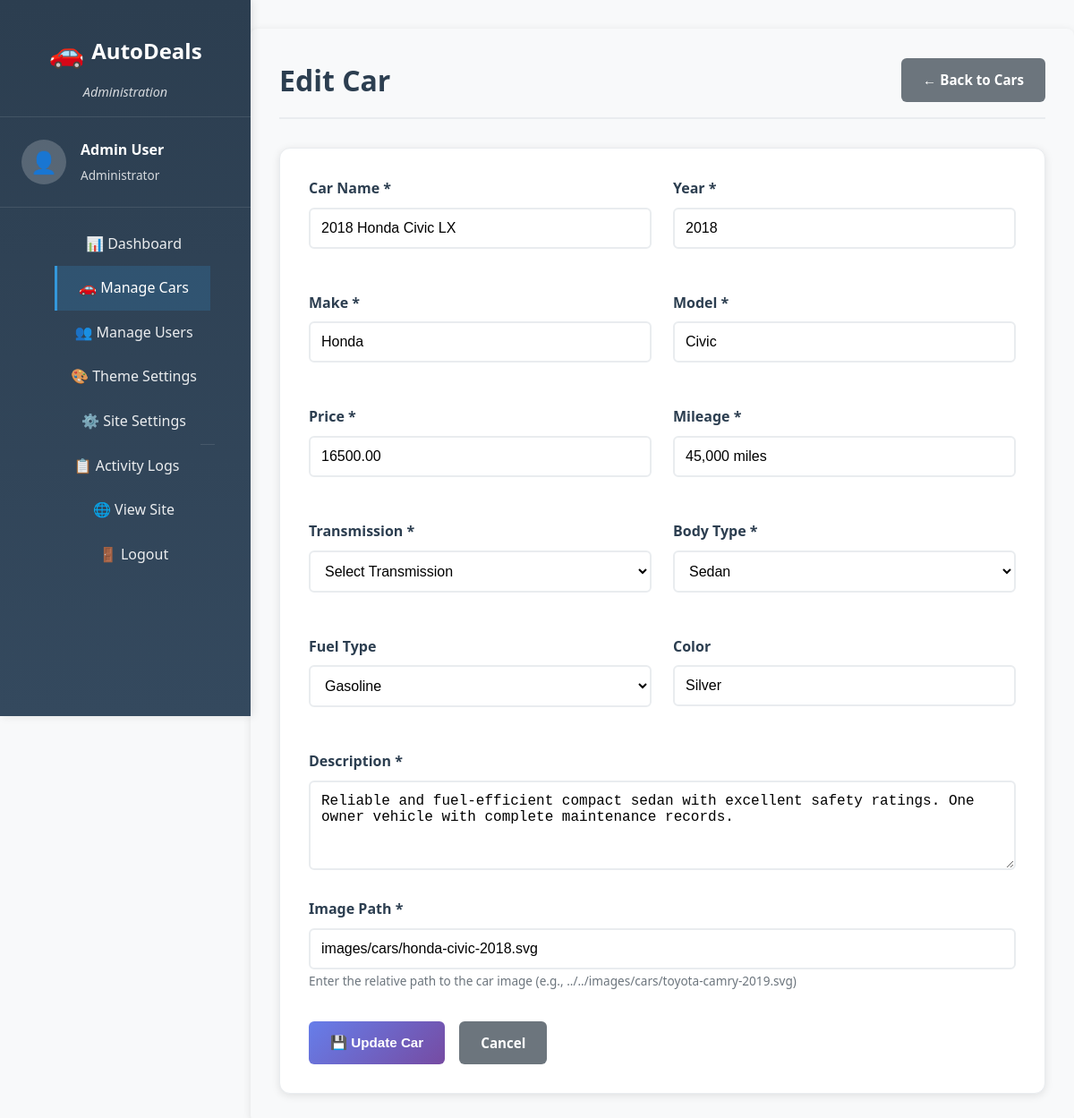
The page /public_html/admin/cars.php?action=edit&id=1 (signed in) on the database as committed earlier.
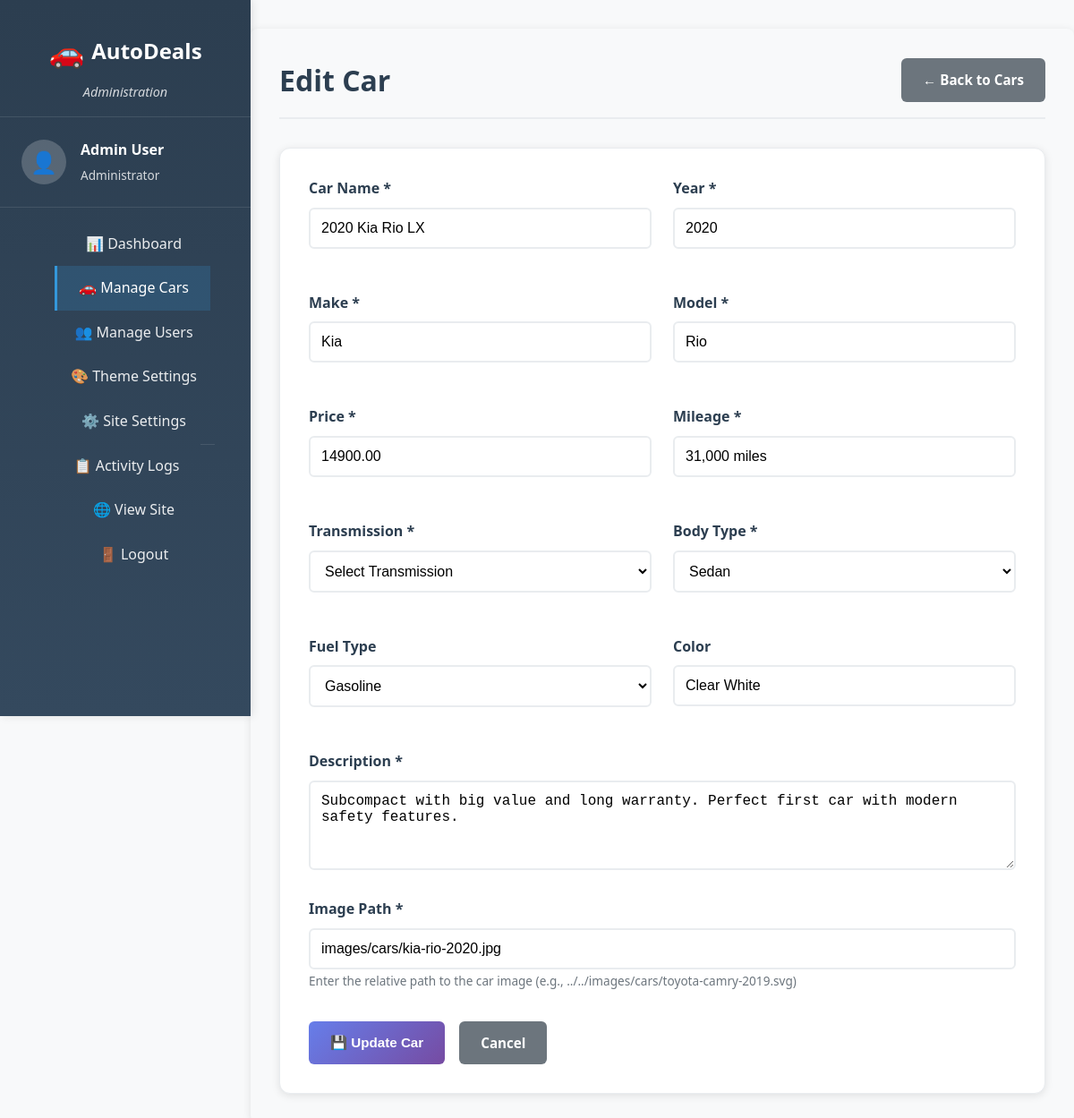
The same page on the database as committed later.
### tables this page shows
CREATE TABLE IF NOT EXISTS cars (
    id INT(11) NOT NULL AUTO_INCREMENT,
    name VARCHAR(255) NOT NULL,
    price DECIMAL(10,2) NOT NULL,
    year INT(4) NOT NULL,
    image VARCHAR(500) NOT NULL,
    description TEXT NOT NULL,
    mileage VARCHAR(50) NOT NULL,
    transmission VARCHAR(50) NOT NULL,
    body_type VARCHAR(50) NOT NULL,
    make VARCHAR(100) NOT NULL,
    model VARCHAR(100) NOT NULL,
    color VARCHAR(50) DEFAULT NULL,
    fuel_type VARCHAR(50) DEFAULT 'Gasoline',
    created_at TIMESTAMP DEFAULT CURRENT_TIMESTAMP,
    updated_at TIMESTAMP DEFAULT CURRENT_TIMESTAMP ON UPDATE CURRENT_TIMESTAMP,
    PRIMARY KEY (id),
    INDEX idx_year (year),
    INDEX idx_price (price),
    INDEX idx_make (make)
);

### php/config.php (called while the page is built, shortened)
<?php
function sanitizeOutput($data) {
    return htmlspecialchars($data, ENT_QUOTES, 'UTF-8');
}
?>

### public_html/admin/cars.php (the view, shortened to what the changed rows need)
<?php
require_once '../../php/config.php';
$cars = [];
$action = $_GET['action'] ?? 'list';
$car_id = intval($_GET['id'] ?? 0);
$page = max(1, intval($_GET['page'] ?? 1));
$editCar = null;
if ($action === 'edit' && $car_id > 0) {
    try {
        $connection = getDatabaseConnection();
        $query = "SELECT * FROM cars WHERE id = ?";
        $stmt = $connection->prepare($query);
        $stmt->bind_param("i", $car_id);
        $stmt->execute();
        $result = $stmt->get_result();
        $editCar = $result->fetch_assoc();
    } catch (Exception $e) {
        error_log("Error getting car for edit: " . $e->getMessage());
        $error_message = "Failed to load car.";
        $action = 'list';
    }
}
$csrf_token = generateCSRFToken();
?>
<!DOCTYPE html>
<html lang="en">
<head>
    <link rel="stylesheet" href="../../css/theme-default.css" id="theme-link">
    <link rel="stylesheet" href="../admin-styles.css">
</head>
<body class="admin-body">
    <div class="admin-layout">
        <main class="admin-main">
            <div class="admin-header">
                <h1>
                    <?php
                    switch ($action) {
                        case 'edit': echo 'Edit Car'; break;
                    }
                    ?>
                </h1>
            </div>
            <?php if ($action === 'list'): ?>
                <div class="admin-section">
                    <div style="display: flex; justify-content: space-between; align-items: center; margin-bottom: 1.5rem;">
                        <h2>Car Inventory (<?php echo number_format($totalCars ?? 0); ?> cars)</h2>
                    </div>
                    <?php if (!empty($cars)): ?>
                        <table class="admin-table">
                            <thead>
                                <tr>
                                    <th>Image</th>
                                    <th>Car Details</th>
                                    <th>Price</th>
                                    <th>Year</th>
                                    <th>Specs</th>
                                    <th>Actions</th>
                                </tr>
                            </thead>
                            <tbody>
                                <?php foreach ($cars as $car): ?>
                                <tr>
                                    <td>
                                        <img src="<?php echo sanitizeOutput($car['image']); ?>"
                                             alt="<?php echo sanitizeOutput($car['name']); ?>"
                                             style="width: 80px; height: 60px; object-fit: cover; border-radius: 4px;">
                                    </td>
                                    <td>
                                        <div style="font-weight: 600; margin-bottom: 0.25rem;">
                                            <?php echo sanitizeOutput($car['name']); ?>
                                        </div>
                                        <div style="color: #6c757d; font-size: 0.9rem;">
                                            <?php echo sanitizeOutput($car['make'] . ' ' . $car['model']); ?>
                                        </div>
                                    </td>
                                    <td>
                                        <span style="font-weight: 600; color: #28a745;">
                                            <?php echo formatPrice($car['price']); ?>
                                        </span>
                                    </td>
                                    <td><?php echo sanitizeOutput($car['year']); ?></td>
                                    <td>
                                        <div style="font-size: 0.85rem; color: #6c757d;">
                                            <?php echo sanitizeOutput($car['mileage']); ?><br>
                                            <?php echo sanitizeOutput($car['transmission']); ?><br>
                                            <?php echo sanitizeOutput($car['body_type']); ?>
                                        </div>
                                    </td>
                                    <td>
                                        <div style="display: flex; gap: 0.5rem;">
                                            <a href="cars.php?action=edit&id=<?php echo $car['id']; ?>"
                                               class="admin-btn admin-btn-sm admin-btn-secondary">
                                                ✏️ Edit
                                            </a>
                                            <form method="POST" style="display: inline;"
                                                  onsubmit="return confirm('Are you sure you want to delete this car? This action cannot be undone.');">
                                                <input type="hidden" name="csrf_token" value="<?php echo $csrf_token; ?>">
                                                <input type="hidden" name="action" value="delete">
                                                <input type="hidden" name="car_id" value="<?php echo $car['id']; ?>">
                                                <button type="submit" class="admin-btn admin-btn-sm admin-btn-danger">
                                                    🗑️ Delete
                                                </button>
                                            </form>
                                        </div>
                                    </td>
                                </tr>
                                <?php endforeach; ?>
                            </tbody>
                        </table>
                        <?php if ($totalPages > 1): ?>
                            <div class="admin-pagination">
                                <?php for ($i = 1; $i <= $totalPages; $i++): ?>
                                    <?php if ($i === $page): ?>
                                        <span class="current"><?php echo $i; ?></span>
                                    <?php else: ?>
                                        <a href="cars.php?page=<?php echo $i; ?>"><?php echo $i; ?></a>
                                    <?php endif; ?>
                                <?php endfor; ?>
                            </div>
                        <?php endif; ?>
                    <?php else: ?>
                        <div style="text-align: center; padding: 3rem; color: #6c757d;">
                            <div style="font-size: 3rem; margin-bottom: 1rem;">🚗</div>
                            <h3>No Cars Found</h3>
                            <p>Start by adding your first car to the inventory.</p>
                            <a href="cars.php?action=add" class="admin-btn admin-btn-primary">Add First Car</a>
                        </div>
                    <?php endif; ?>
                </div>
            <?php elseif ($action === 'add' || $action === 'edit'): ?>
                <form method="POST" class="admin-form">
                    <div class="admin-form-row">
                        <div class="admin-form-group">
                            <label for="name">Car Name *</label>
                            <input type="text" id="name" name="name"
                                   value="<?php echo sanitizeOutput($editCar['name'] ?? ''); ?>" required>
                        </div>
                        <div class="admin-form-group">
                            <label for="year">Year *</label>
                            <input type="number" id="year" name="year" min="1900" max="<?php echo date('Y') + 1; ?>"
                                   value="<?php echo sanitizeOutput($editCar['year'] ?? ''); ?>" required>
                        </div>
                    </div>
                    <div class="admin-form-row">
                        <div class="admin-form-group">
                            <label for="make">Make *</label>
                            <input type="text" id="make" name="make"
                                   value="<?php echo sanitizeOutput($editCar['make'] ?? ''); ?>" required>
                        </div>
                        <div class="admin-form-group">
                            <label for="model">Model *</label>
                            <input type="text" id="model" name="model"
                                   value="<?php echo sanitizeOutput($editCar['model'] ?? ''); ?>" required>
                        </div>
                    </div>
                    <div class="admin-form-row">
                        <div class="admin-form-group">
                            <label for="price">Price *</label>
                            <input type="number" id="price" name="price" min="0" step="0.01"
                                   value="<?php echo sanitizeOutput($editCar['price'] ?? ''); ?>" required>
                        </div>
                        <div class="admin-form-group">
                            <label for="mileage">Mileage *</label>
                            <input type="text" id="mileage" name="mileage" placeholder="e.g., 45,000 miles"
                                   value="<?php echo sanitizeOutput($editCar['mileage'] ?? ''); ?>" required>
                        </div>
                    </div>
                    <div class="admin-form-row">
                        <div class="admin-form-group">
                            <label for="transmission">Transmission *</label>
                            <select id="transmission" name="transmission" required>
                                <option value="">Select Transmission</option>
                            </select>
                        </div>
                        <div class="admin-form-group">
                            <label for="body_type">Body Type *</label>
                            <select id="body_type" name="body_type" required>
                                <option value="Sedan" <?php echo ($editCar['body_type'] ?? '') === 'Sedan' ? 'selected' : ''; ?>>Sedan</option>
                            </select>
                        </div>
                    </div>
                    <div class="admin-form-row">
                        <div class="admin-form-group">
                            <label for="fuel_type">Fuel Type</label>
                            <select id="fuel_type" name="fuel_type">
                                <option value="Gasoline" <?php echo ($editCar['fuel_type'] ?? 'Gasoline') === 'Gasoline' ? 'selected' : ''; ?>>Gasoline</option>
                            </select>
                        </div>
                        <div class="admin-form-group">
                            <label for="color">Color</label>
                            <input type="text" id="color" name="color"
                                   value="<?php echo sanitizeOutput($editCar['color'] ?? ''); ?>">
                        </div>
                    </div>
                    <div class="admin-form-group">
                        <label for="description">Description *</label>
                        <textarea id="description" name="description" required><?php echo sanitizeOutput($editCar['description'] ?? ''); ?></textarea>
                    </div>
                    <div class="admin-form-group">
                        <label for="image">Image Path *</label>
                        <input type="text" id="image" name="image" placeholder="../../images/cars/car-name.svg"
                               value="<?php echo sanitizeOutput($editCar['image'] ?? ''); ?>" required>
                        <small style="color: #6c757d; font-size: 0.85rem;">
                            Enter the relative path to the car image (e.g., ../../images/cars/toyota-camry-2019.svg)
                        </small>
                    </div>
                    <div style="display: flex; gap: 1rem; margin-top: 2rem;">
                        <button type="submit" class="admin-btn admin-btn-primary">
                            <?php echo $action === 'edit' ? '💾 Update Car' : '➕ Add Car'; ?>
                        </button>
                        <a href="cars.php" class="admin-btn admin-btn-secondary">Cancel</a>
                    </div>
                </form>
            <?php endif; ?>
        </main>
    </div>
</body>
</html>

Rows that differ between the two databases and show on the page:
changed cars "Sedan": name "2018 Honda Civic LX" → "2020 Kia Rio LX"; year "2018" → "2020"; make "Honda" → "Kia"; model "Civic" → "Rio"; price "16500.00" → "14900.00"; mileage "45,000 miles" → "31,000 miles"; color "Silver" → "Clear White"; description "Reliable and fuel-efficient compact sedan with excellent safety ratings. One owner vehicle with complete maintenance records." → "Subcompact with big value and long warranty. Perfect first car with modern safety features."; image "images/cars/honda-civic-2018.svg" → "images/cars/kia-rio-2020.jpg"
